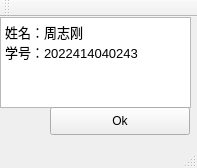
<?xml version="1.0" encoding="UTF-8"?>
<ui version="4.0">
 <class>MainWindow2</class>
 <widget class="QMainWindow" name="MainWindow2">
  <property name="geometry">
   <rect>
    <x>0</x>
    <y>0</y>
    <width>197</width>
    <height>168</height>
   </rect>
  </property>
  <property name="windowTitle">
   <string>关于我的</string>
  </property>
  <widget class="QWidget" name="centralwidget">
   <widget class="QTextBrowser" name="textBrowser">
    <property name="geometry">
     <rect>
      <x>0</x>
      <y>0</y>
      <width>191</width>
      <height>91</height>
     </rect>
    </property>
    <property name="html">
     <string>&lt;!DOCTYPE HTML PUBLIC &quot;-//W3C//DTD HTML 4.0//EN&quot; &quot;http://www.w3.org/TR/REC-html40/strict.dtd&quot;&gt;
&lt;html&gt;&lt;head&gt;&lt;meta name=&quot;qrichtext&quot; content=&quot;1&quot; /&gt;&lt;meta charset=&quot;utf-8&quot; /&gt;&lt;style type=&quot;text/css&quot;&gt;
p, li { white-space: pre-wrap; }
hr { height: 1px; border-width: 0; }
li.unchecked::marker { content: &quot;\2610&quot;; }
li.checked::marker { content: &quot;\2612&quot;; }
&lt;/style&gt;&lt;/head&gt;&lt;body style=&quot; font-family:'Microsoft YaHei UI'; font-size:9pt; font-weight:400; font-style:normal;&quot;&gt;
&lt;p style=&quot; margin-top:0px; margin-bottom:0px; margin-left:0px; margin-right:0px; -qt-block-indent:0; text-indent:0px;&quot;&gt;&lt;span style=&quot; font-size:10pt;&quot;&gt;姓名：周志刚&lt;/span&gt;&lt;/p&gt;
&lt;p style=&quot; margin-top:0px; margin-bottom:0px; margin-left:0px; margin-right:0px; -qt-block-indent:0; text-indent:0px;&quot;&gt;&lt;span style=&quot; font-size:10pt;&quot;&gt;学号：2022414040243&lt;/span&gt;&lt;/p&gt;&lt;/body&gt;&lt;/html&gt;</string>
    </property>
   </widget>
   <widget class="QPushButton" name="pushButton">
    <property name="geometry">
     <rect>
      <x>50</x>
      <y>90</y>
      <width>140</width>
      <height>28</height>
     </rect>
    </property>
    <property name="text">
     <string>Ok</string>
    </property>
   </widget>
  </widget>
  <widget class="QStatusBar" name="statusbar"/>
  <widget class="QToolBar" name="toolBar">
   <property name="windowTitle">
    <string>toolBar</string>
   </property>
   <attribute name="toolBarArea">
    <enum>TopToolBarArea</enum>
   </attribute>
   <attribute name="toolBarBreak">
    <bool>false</bool>
   </attribute>
  </widget>
 </widget>
 <resources/>
 <connections>
  <connection>
   <sender>pushButton</sender>
   <signal>clicked()</signal>
   <receiver>MainWindow2</receiver>
   <slot>close()</slot>
   <hints>
    <hint type="sourcelabel">
     <x>119</x>
     <y>128</y>
    </hint>
    <hint type="destinationlabel">
     <x>98</x>
     <y>83</y>
    </hint>
   </hints>
  </connection>
 </connections>
</ui>
